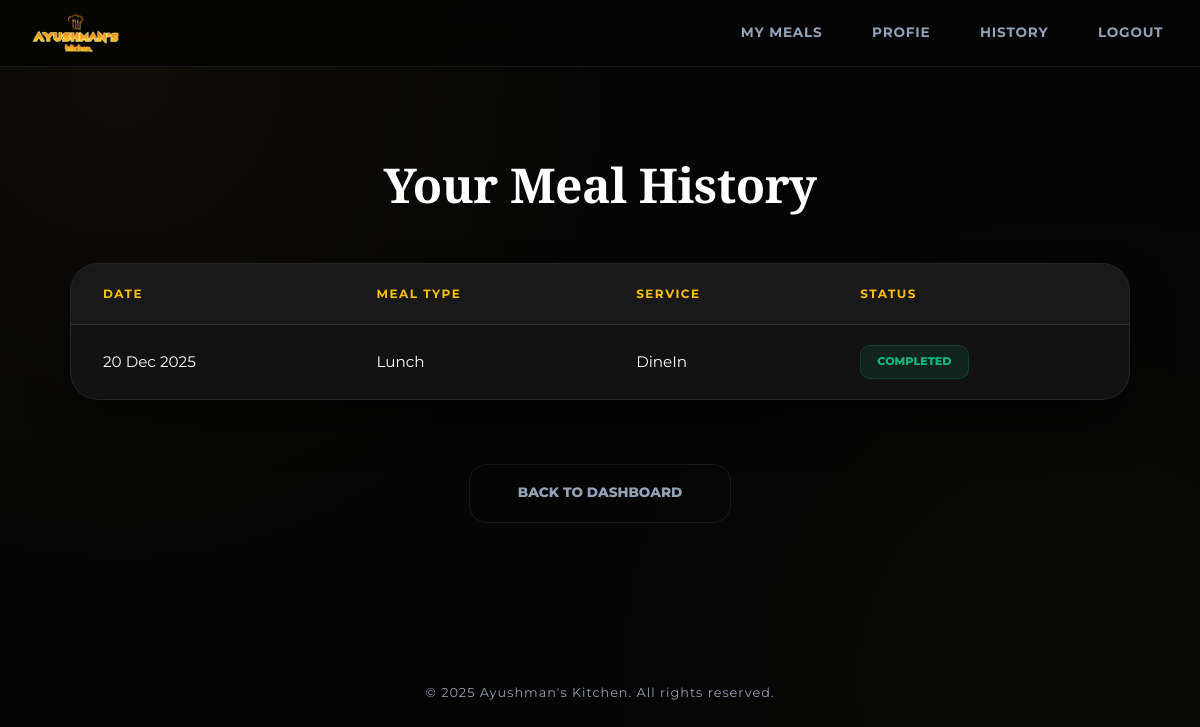
Page /user-history (signed in) on the earlier database version.
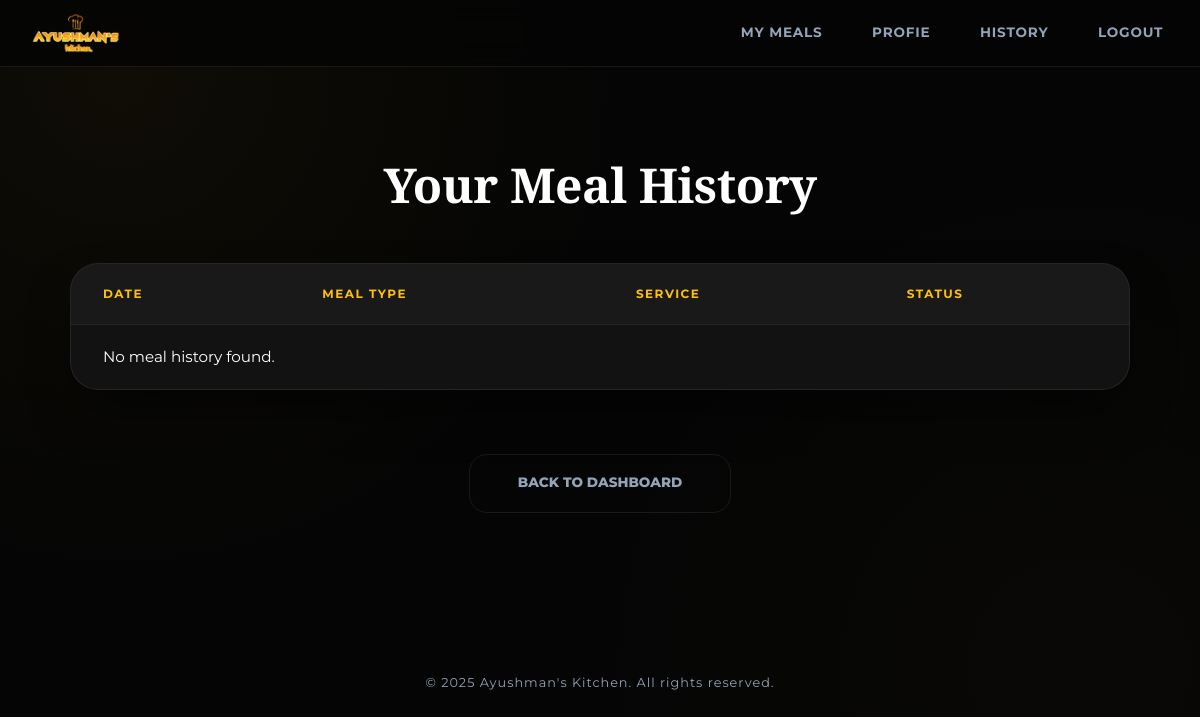
Same page on the later database version.
### Customers/models.py (models this page shows, shortened)
class LunchRecord(models.Model):
    customer = models.ForeignKey(Customer, on_delete=models.CASCADE, related_name="lunch_records")
    for_date = models.DateField()
    meal_num_used = models.IntegerField()
    service_choice = models.CharField(max_length=20, choices=SERVICE_TYPE)
    meal_choice = models.CharField(max_length=20, choices=MEAL_MENU,null=True,blank=True,default="NONE")
    FLAGSHIP_choice = models.CharField(max_length=20, choices=FLAGSHIP_MENU_LUNCH,null=True,blank=True,default="NONE")
    PREMIUM_choice = models.CharField(max_length=20, choices=PREMIUM_MENU_LUNCH,null=True,blank=True,default="NONE")
    decrement_done = models.BooleanField(default=False)
    class Meta:
        constraints = [
            models.UniqueConstraint(fields=["customer", "for_date"], name="unique_lunch_per_customer_per_day")
        ]

### Customers/views.py (the view, shortened to what this page needs)
# urls.py: path('user-history', user_history,name="user_history"),
@login_required
def user_history(request):
    user = request.user
    lunch_records = LunchRecord.objects.filter(
        customer=user
    ).order_by("-for_date")
    dinner_records = DinnerRecord.objects.filter(
        customer=user
    ).order_by("-for_date")
    history = []
    for record in lunch_records:
        history.append({
            "date": record.for_date,
            "meal_type": "Lunch",
            "service": record.service_choice,
            "status": "Cancelled" if record.service_choice == "Cancel" else "Completed",
            "meal_no": record.meal_num_used,
        })
    context = {
        "history": history,
    }
    return render(request, "Customer/user-history.html", context)

### templates/Customer/user-history.html (shortened to what this page needs)
{% load static %}
<!DOCTYPE html>
<html lang="en">
<head>
    <link rel="stylesheet" href="{% static 'Customer/styles-user-history.css' %}">
</head>
<body>
    {% include "Customer/navbar.html" %}
    <main class="user-page">
        <div class="user-container">
            <h1 class="page-title">Your Meal History</h1>
            <section class="history-section">
                <div class="table-responsive">
                    <table class="data-table history-table">
                        <thead>
                            <tr>
                                <th>Date</th>
                                <th>Meal Type</th>
                                <th>Service</th>
                                <th>Status</th>
                            </tr>
                        </thead>
                        <tbody>
                            {% for row in history %}
                            <tr>
                                <td data-label="Date">{{ row.date|date:"d M Y" }}</td>
                                <td data-label="Meal Type">{{ row.meal_type }}</td>
                                <td data-label="Service">{{ row.service }}</td>
                                <td data-label="Status">
                                    {% if row.status == "Cancelled" %}
                                    <span class="badge badge-cancelled">Cancelled</span>
                                    {% else %}
                                    <span class="badge badge-completed">Completed</span>
                                    {% endif %}
                                </td>
                            </tr>
                            {% empty %}
                            <tr>
                                <td colspan="4" class="text-center">No meal history found.</td>
                            </tr>
                            {% endfor %}
                        </tbody>
                    </table>
                </div>
            </section>
            <div class="history-actions">
                <a href="{% url "user_dashboard" %}" class="btn btn-secondary">Back to Dashboard</a>
            </div>
        </div>
    </main>
    <footer class="footer">
        <p>&copy; 2025 Ayushman's Kitchen. All rights reserved.</p>
    </footer>
</body>
</html>

### templates/Customer/navbar.html (shortened to what this page needs)
{% load static %}
<header class="navbar">
    <div class="navbar-container">
        <div class="navbar-logo">
            <img src="{% static 'assets/logo.png' %}" alt="Logo" class="logo-image"/>
        </div>
        <nav class="navbar-nav" id="navbarNav">
            <a href="{% url 'user_dashboard' %}" class="nav-link">My Meals</a>
            <a href="{% url 'user_profile' %}" class="nav-link">Profie</a>
            <a href="{% url 'user_history' %}" class="nav-link">History</a>
            <a href="{% url 'logout' %}" class="nav-link">Logout</a>
        </nav>
    </div>
</header>

### static/Customer/styles-user-history.css (style rules this page uses)
:root { --primary: #FFC107; --primary-dark: #FFB300; --bg-deep: #050505; --surface: #121212; --card-border: rgba(255, 255, 255, 0.08); --text-main: #FFFFFF; --text-muted: #94a3b8; --success: #10b981; --danger: #ef4444; }
* { margin: 0; padding: 0; box-sizing: border-box; }
body { background-color: var(--bg-deep); background-image: radial-gradient(circle at 10% 10%, rgba(255, 193, 7, 0.04) 0%, transparent 40%), radial-gradient(circle at 90% 90%, rgba(212, 175, 55, 0.02) 0%, transparent 40%); color: var(--text-main); font-family: 'Montserrat', sans-serif; line-height: 1.6; -webkit-font-smoothing: antialiased; overflow-x: hidden; }
.user-page { width: 100%; max-width: 1100px; margin: 0 auto; padding: clamp(2rem, 10vh, 5rem) 1.25rem 6rem; }
.user-container { width: 100%; animation: fadeInUp 0.7s cubic-bezier(0.16, 1, 0.3, 1); }
.page-title { font-family: 'Playfair Display', serif; font-size: clamp(1.8rem, 6vw, 3rem); text-align: center; margin-bottom: clamp(2rem, 5vh, 4rem); font-weight: 900; letter-spacing: -0.5px; }
.history-section { background: var(--surface); border: 1px solid var(--card-border); border-radius: 28px; overflow: hidden; box-shadow: 0 25px 50px -12px rgba(0, 0, 0, 0.6); }
.table-responsive { width: 100%; overflow: hidden; }
.data-table { width: 100%; border-collapse: collapse; text-align: left; }
.data-table thead { background: rgba(255, 255, 255, 0.03); }
.data-table th { padding: 1.25rem 2rem; font-size: 0.75rem; font-weight: 700; text-transform: uppercase; letter-spacing: 1.5px; color: var(--primary); border-bottom: 1px solid var(--card-border); }
.data-table td { padding: 1.25rem 2rem; font-size: 0.95rem; border-bottom: 1px solid rgba(255, 255, 255, 0.03); }
.data-table tr:last-child td { border-bottom: none; }
.history-actions { margin-top: clamp(3rem, 8vh, 5rem); text-align: center; }
.btn { display: inline-block; padding: 1.1rem 3rem; border-radius: 18px; font-weight: 800; text-transform: uppercase; font-size: 0.85rem; text-decoration: none; transition: all 0.3s cubic-bezier(0.4, 0, 0.2, 1); cursor: pointer; border: none; min-height: 50px; }
.btn-secondary { background: transparent; border: 1px solid var(--card-border); color: var(--text-muted); }
.footer { text-align: center; padding: 4rem 1.5rem 3rem; color: var(--text-muted); font-size: 0.8rem; letter-spacing: 1px; }

### templates/Customer/navbar.html (style rules this page uses)
.navbar { background: rgba(5, 5, 5, 0.85); backdrop-filter: blur(15px); -webkit-backdrop-filter: blur(15px); border-bottom: 1px solid rgba(255, 255, 255, 0.08); padding: 0.8rem 0; position: sticky; top: 0; z-index: 1000; width: 100%; }
.navbar-container { max-width: 1200px; margin: 0 auto; padding: 0 1.5rem; display: flex; justify-content: space-between; align-items: center; }
.logo-image { height: 40px; display: block; transition: transform 0.3s ease; }
.navbar-nav { display: flex; gap: 1.5rem; align-items: center; }
.nav-link { color: #94a3b8; text-decoration: none; font-size: 0.85rem; font-weight: 700; text-transform: uppercase; letter-spacing: 0.8px; transition: all 0.3s ease; padding: 0.5rem 0.8rem; border-radius: 8px; }

Differences in the rows shown:
removed LunchRecord: date "20 Dec 2025", service "DineIn"
Other differences:
text now shown: "No meal history found."
list line gone: "Lunch COMPLETED"
